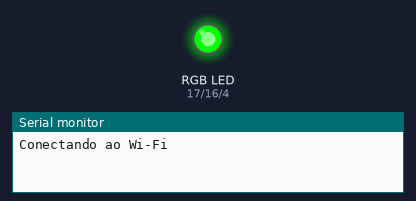
Simulated run of this sketch. Board: ESP32. Shown: an RGB LED mixed from three pins (HIGH = lit), the last lines printed to the serial monitor. WiFi joins after 1.5 s; servers stay silent unless stated; random numbers use the default seed unless the sketch sets one.

Above: at 0.1 s.
At 57.6 s:
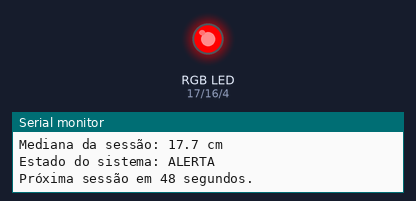
Timing chart, 0 to 107.0 s (numbered marks = the images above):
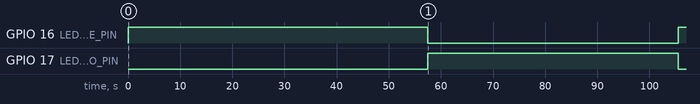

Measured:
- by itself, GPIO 16 (LED_VERDE_PIN): HIGH → LOW at 57.5 s, → HIGH 48.0 s later
- by itself, GPIO 17 (LED_VERMELHO_PIN): LOW → HIGH at 57.5 s, → LOW 48.0 s later

The sketch:

firmware_v2.ino
```cpp
#include <WiFi.h>
#include <HTTPClient.h>
#include <Update.h>

// Configurações da Rede Wokwi
const char* ssid = "Wokwi-GUEST";
const char* password = "";

// URL do arquivo version.json no GitHub
const char* manifest_url = "https://raw.githubusercontent.com/LiCunxinn/repositorio-firmware/main/version.json";

// Pinos do LED RGB
const int LED_VERMELHO_PIN = 17; // Pino Vermelho (ALERTA - FW 2.0)
const int LED_VERDE_PIN    = 16; // Pino Verde (NORMAL - FW 2.0)
const int LED_AZUL_PIN     = 4;  // Pino Azul (FW 1.0)

// Versao Atual
const String CURRENT_VERSION = "2.0";

// Estados da Histerese
enum EstadoSistema { NORMAL, ALERTA };
EstadoSistema estadoAtual = NORMAL;

// Variáveis de Temporização e Controle
unsigned long tempoInicioSessao = 0;
unsigned long tempoUltimaLeitura = 0;
const unsigned long INTERVALO_SESSAO = 48000; // 48s entre inícios de sessão
const unsigned long INTERVALO_LEITURA = 2000;  // 2s entre leituras

int cicloSessaoCount = 0;
bool emSessao = false;
int leituraIndex = 0;
float leituras[5];

// Extração simples de chave no JSON
String extrairValorJson(String json, String chave) {
  String buscaChave = "\"" + chave + "\"";
  int posChave = json.indexOf(buscaChave);
  if (posChave == -1) return "";

  int posDoisPontos = json.indexOf(":", posChave);
  if (posDoisPontos == -1) return "";

  int posInicio = json.indexOf("\"", posDoisPontos);
  if (posInicio == -1) return "";

  int posFim = json.indexOf("\"", posInicio + 1);
  if (posFim == -1) return "";

  return json.substring(posInicio + 1, posFim);
}

void conectarWiFi() {
  Serial.print("Conectando ao Wi-Fi");
  WiFi.begin(ssid, password);
  while (WiFi.status() != WL_CONNECTED) {
    delay(300);
    Serial.print(".");
  }
  Serial.println("\nWi-Fi Conectado!");
}

void atualizarLEDs() {
  if (estadoAtual == NORMAL) {
    digitalWrite(LED_VERMELHO_PIN, LOW);
    digitalWrite(LED_VERDE_PIN, HIGH);
    digitalWrite(LED_AZUL_PIN, LOW);
  } else { // ALERTA
    digitalWrite(LED_VERMELHO_PIN, HIGH);
    digitalWrite(LED_VERDE_PIN, LOW);
    digitalWrite(LED_AZUL_PIN, LOW);
  }
}

// Algoritmo de ordenação (Bubble Sort)
void ordenarVetor(float entrada[], float saida[], int tamanho) {
  for (int i = 0; i < tamanho; i++) {
    saida[i] = entrada[i];
  }
  for (int i = 0; i < tamanho - 1; i++) {
    for (int j = 0; j < tamanho - i - 1; j++) {
      if (saida[j] > saida[j + 1]) {
        float temp = saida[j];
        saida[j] = saida[j + 1];
        saida[j + 1] = temp;
      }
    }
  }
}

void executarSessaoLeitura() {
  unsigned long tempoAtual = millis();

  if (leituraIndex < 5) {
    if (tempoAtual - tempoUltimaLeitura >= INTERVALO_LEITURA || leituraIndex == 0) {
      tempoUltimaLeitura = tempoAtual;

      // Gera valor pseudoaleatório de vegetação entre 10 e 20 cm
      leituras[leituraIndex] = random(100, 201) / 10.0;

      Serial.print("Leitura ");
      Serial.print(leituraIndex + 1);
      Serial.print(": ");
      Serial.print(leituras[leituraIndex], 1);
      Serial.println(" cm");

      leituraIndex++;

      if (leituraIndex == 5) {
        // 1. Cálculo da Média
        float soma = 0;
        for (int i = 0; i < 5; i++) {
          soma += leituras[i];
        }
        float media = soma / 5.0;

        // 2. Ordenação das leituras
        float leiturasOrdenadas[5];
        ordenarVetor(leituras, leiturasOrdenadas, 5);

        // 3. Obtenção da Mediana (3º elemento do vetor ordenado)
        float mediana = leiturasOrdenadas[2];

        // 4. Lógica de Histerese
        if (mediana >= 16.0) {
          estadoAtual = ALERTA;
        } else if (mediana <= 14.0) {
          estadoAtual = NORMAL;
        }
        // Se a mediana estiver entre 14.0 e 16.0 cm, mantém o estado anterior

        // Atualiza a indicação do LED com base no novo estado
        atualizarLEDs();

        // Exibição dos resultados no Serial Monitor
        Serial.print("Valores originais: ");
        for (int i = 0; i < 5; i++) {
          Serial.print(leituras[i], 1);
          Serial.print(i < 4 ? ", " : "\n");
        }

        Serial.print("Valores ordenados: ");
        for (int i = 0; i < 5; i++) {
          Serial.print(leiturasOrdenadas[i], 1);
          Serial.print(i < 4 ? ", " : "\n");
        }

        Serial.print("Média da sessão: ");
        Serial.print(media, 1);
        Serial.println(" cm");

        Serial.print("Mediana da sessão: ");
        Serial.print(mediana, 1);
        Serial.println(" cm");

        Serial.print("Estado do sistema: ");
        Serial.println(estadoAtual == NORMAL ? "NORMAL" : "ALERTA");

        cicloSessaoCount++;
        emSessao = false;
        Serial.println("Próxima sessão em 48 segundos.\n");
      }
    }
  }
}

void checarAtualizacaoOTA() {
  if (WiFi.status() != WL_CONNECTED) {
    Serial.println("[OTA] Sem conexão Wi-Fi.");
    return;
  }

  Serial.println("\n----------------------------------");
  Serial.println("[OTA] Consultando manifesto de versão...");

  HTTPClient http;
  http.begin(manifest_url);
  int httpCode = http.GET();

  if (httpCode == HTTP_CODE_OK) {
    String payload = http.getString();

    String versionStr = extrairValorJson(payload, "version");

    Serial.print("[OTA] Versão instalada: ");
    Serial.println(CURRENT_VERSION);
    Serial.print("[OTA] Versão disponível no servidor: ");
    Serial.println(versionStr);

    if (versionStr.length() > 0 && versionStr > CURRENT_VERSION) {
      Serial.println("[OTA] Nova versão detectada! Baixando firmware...");
      // Função de download mantida para demonstração
    } else {
      Serial.println("[OTA] O firmware já está na versão mais recente.");
    }
  } else {
    Serial.printf("[OTA] Falha ao acessar manifesto. Código HTTP: %d\n", httpCode);
  }
  http.end();
}

void setup() {
  Serial.begin(115200);

  pinMode(LED_VERMELHO_PIN, OUTPUT);
  pinMode(LED_VERDE_PIN, OUTPUT);
  pinMode(LED_AZUL_PIN, OUTPUT);

  // Inicia estado visual de acordo com estado padrão (NORMAL)
  atualizarLEDs();

  randomSeed(analogRead(0));
  conectarWiFi();

  Serial.println("\n==================================");
  Serial.println("MONITORAMENTO DE VEGETAÇÃO - FW 2.0");
  Serial.println("==================================\n");

  tempoInicioSessao = millis();
  emSessao = true;
  leituraIndex = 0;
}

void loop() {
  unsigned long tempoAtual = millis();

  if (!emSessao && (tempoAtual - tempoInicioSessao >= INTERVALO_SESSAO)) {
    tempoInicioSessao = tempoAtual;
    emSessao = true;
    leituraIndex = 0;
  }

  if (emSessao) {
    executarSessaoLeitura();
  }

  if (cicloSessaoCount >= 3) {
    checarAtualizacaoOTA();
    cicloSessaoCount = 0;
  }
}
```
